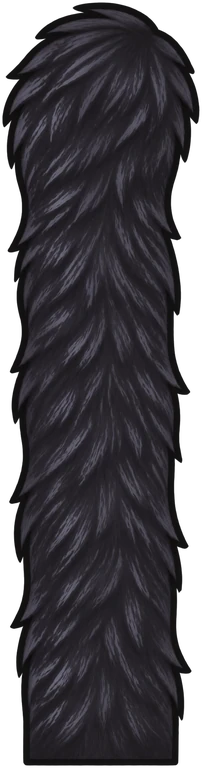
#> input picture prototype/art/black/arm-l.webp, 202 x 768 px
$ python -i readme_images.py   (imports and definitions only)
#> lines starting #> are read from the running program, lines starting #| are printed output that depends on the picture
"""用法：在仓库根目录运行 python3 tools/readme_images.py。
依赖：Python 3、Pillow、Playwright 及已安装的 WebKit、ffmpeg、PingFang SC。
默认启动仅监听回环地址的临时 HTTP 服务，输出到 .art-src/readme-images/。
macOS 限制监听端口时可加 --offline-webkit，用 clang 和系统 WebKit 离屏渲染。
"""
import argparse
import base64
import io
import json
import select
import shutil
import subprocess
import tempfile
import threading
from contextlib import contextmanager
from functools import partial
from http.server import SimpleHTTPRequestHandler, ThreadingHTTPServer
from pathlib import Path
from urllib.parse import urlencode

from PIL import Image
from playwright.sync_api import sync_playwright

ROOT = Path(__file__).resolve().parents[1]
WEB = ROOT / "prototype"
OUTPUT = ROOT / ".art-src/readme-images"
CATS = list(zip("cow orange lihua siamese black calico blue white maine sphynx".split(),
                "奶牛猫 橘猫 狸花猫 暹罗猫 黑猫 三花猫 英短蓝猫 异瞳白猫 缅因猫 无毛猫".split()))
# 保留游戏的 60 Hz 物理更新，每五次更新采样一次。截图耗时不计入游戏时间。
CLOCK = """
let simTick = 0, callbacks = [], seed = 1600;
performance.now = () => simTick * 1000 / 60;
Math.random = () => ((seed = (Math.imul(seed, 1664525) + 1013904223) >>> 0) / 4294967296);
window.requestAnimationFrame = fn => callbacks.push(fn);
window.advance = n => {
  for(let i=0; i<n; i++) {
    simTick++;
    const pending = callbacks; callbacks = [];
    for (const fn of pending) fn(performance.now());
  }
};
window.stroke = (key, down) => window.dispatchEvent(new KeyboardEvent(
  down ? 'keydown' : 'keyup', {code:key===' ' ? 'Space' : 'Key'+key.toUpperCase(),key,bubbles:true}));
"""
SCENE_STYLE = """html,body {background: var(--bg) !important}
#scene {position:fixed;inset:0;width:100vw;height:100vh;max-width:none}
#controls,.hint {display:none}"""
GALLERY_STYLE = """*{box-sizing:border-box}html,body{margin:0;width:100%;height:100%;background:var(--bg)}
body{display:grid;grid-template-columns:repeat(5,1fr);grid-template-rows:repeat(2,1fr);
padding:2.8vh 2.5vw;place-items:center;font:500 1.8vw 'PingFang SC',sans-serif;color:#36373c}
figure{margin:0;text-align:center}img{display:block;width:14.8vw;height:32vh;object-fit:contain}
figcaption{margin-top:1.8vh}"""
GALLERY = ('<!doctype html><meta charset="utf-8"><link rel="stylesheet" href="style.css">'
           + '<style>' + GALLERY_STYLE + '</style><body>'
           + ''.join(f'<figure><img src="cats/{key}.svg"><figcaption>{name}</figcaption></figure>'
                     for key, name in CATS) + '</body>')
NATIVE = r'''
#import <Cocoa/Cocoa.h>
#import <WebKit/WebKit.h>

// Local WebKit 1 renders in-process, including when loopback is unavailable.
static void pump(double seconds) {
    [[NSRunLoop currentRunLoop] runUntilDate:[NSDate dateWithTimeIntervalSinceNow:seconds]];
}
int main(int argc, char **argv) {
    @autoreleasepool {
        [NSApplication sharedApplication];
        int width = atoi(argv[1]), height = atoi(argv[2]);
        NSRect rect = NSMakeRect(0, 0, width * 2, height * 2);
        WebView *view = [[WebView alloc] initWithFrame:rect];
        NSWindow *window = [[NSWindow alloc] initWithContentRect:rect styleMask:NSWindowStyleMaskBorderless backing:NSBackingStoreBuffered defer:NO];
        [window setContentView:view];
        NSString *html = [NSString stringWithContentsOfFile:@(argv[3]) encoding:NSUTF8StringEncoding error:nil];
        [[view mainFrame] loadHTMLString:html baseURL:[NSURL fileURLWithPath:@(argv[4]) isDirectory:YES]];
        for (int i=0;i<200 && (view.loading || ![view.mainFrame.DOMDocument readyState]);i++) pump(.025);
        pump(.1);
        char *line = NULL; size_t capacity = 0;
        while (getline(&line, &capacity, stdin) > 0) { @autoreleasepool {
            NSString *command = [@(line) stringByTrimmingCharactersInSet:[NSCharacterSet newlineCharacterSet]];
            if ([command hasPrefix:@"SHOT "]) {
                NSBitmapImageRep *bitmap = [view bitmapImageRepForCachingDisplayInRect:rect];
                [view cacheDisplayInRect:rect toBitmapImageRep:bitmap];
                NSData *png = [bitmap representationUsingType:NSBitmapImageFileTypePNG properties:@{}];
                BOOL ok = [png writeToFile:[command substringFromIndex:5] atomically:YES];
                puts(ok ? "ok" : "error");
            } else {
                NSString *result = [view stringByEvaluatingJavaScriptFromString:command];
                puts((result ?: @"").UTF8String);
            }
            fflush(stdout);
        }}
        free(line);
    }
}
'''


# [168 lines left out: functions local_server, renderer, native_page, browser_page, render, encode, not called in this run]


def preview(path):
#> called with path = '../prototype/art/black/arm-l.webp'
    with Image.open(path) as im:
#> im is the input picture: PIL image 202x768 RGBA; mean R, G, B, A 33.3, 31, 35.8, 199
        if im.n_frames == 1:
            sheet = im.convert('RGB')
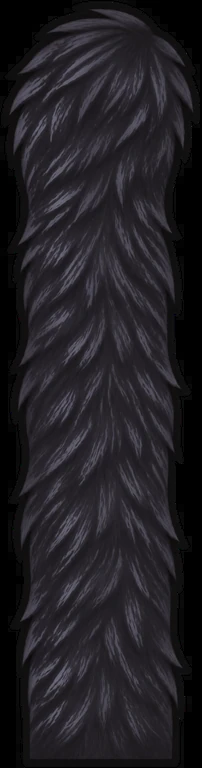
#> sheet: PIL image 202x768 RGB; mean R, G, B 33.3, 31, 35.8
        else:
            sheet = Image.new('RGB',(1200,394))
            for i in range(10):
                im.seek(round(i*(im.n_frames-1)/9))
                sheet.paste(im.convert('RGB').resize((240,197),Image.Resampling.LANCZOS),
                            (i%5*240,i//5*197))
        sheet.thumbnail((1280,1280),Image.Resampling.LANCZOS)
#> (the run stopped early here; a loop or call above may not have finished)

$ run again, on prototype/art/calico/arm-l.webp
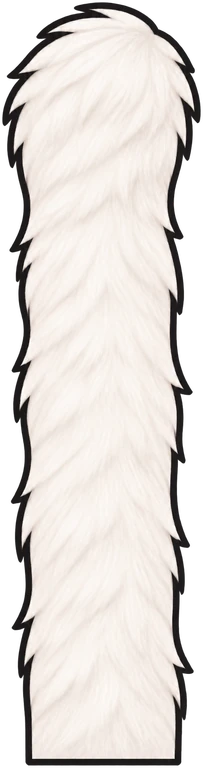
#> input picture prototype/art/calico/arm-l.webp, 203 x 768 px
#> in preview, im is the input picture: PIL image 203x768 RGBA; mean R, G, B, A 173.6, 168.4, 164.2, 199.1
#> in preview, `sheet = im.convert('RGB')`:
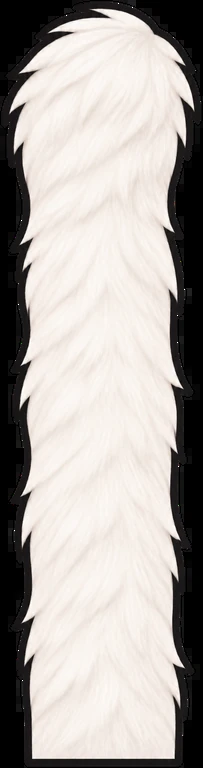
#> sheet: PIL image 203x768 RGB; mean R, G, B 173.6, 168.4, 164.2
